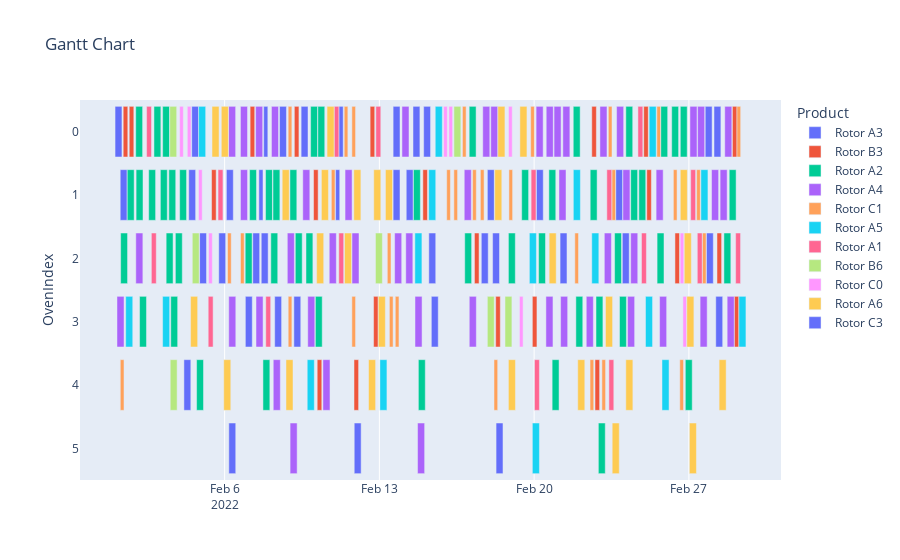

The code cell stored with this chart in its notebook:
### Code cell
fig = px.timeline(nodes_df, x_start='JobStart', x_end='JobFinish', y="OvenIndex", color="Product", title="Gantt Chart")
fig.update_yaxes(autorange="reversed")
fig.show()
